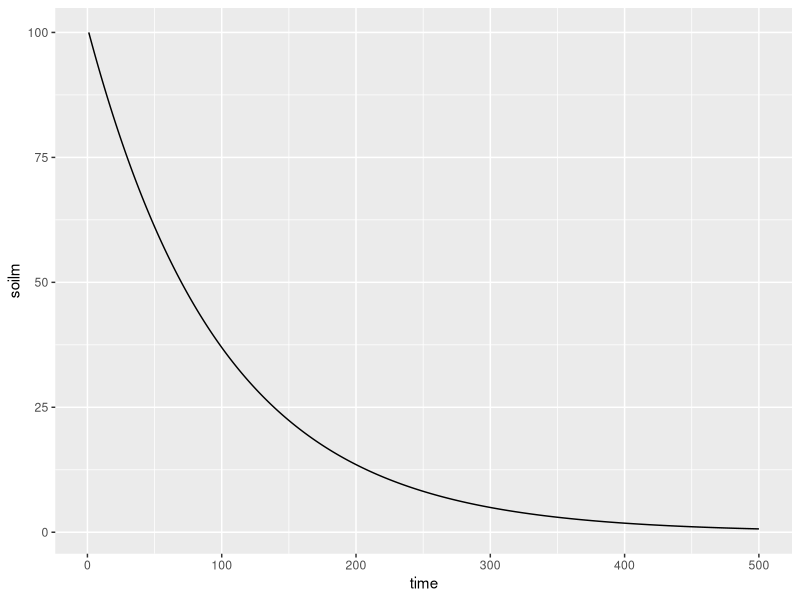
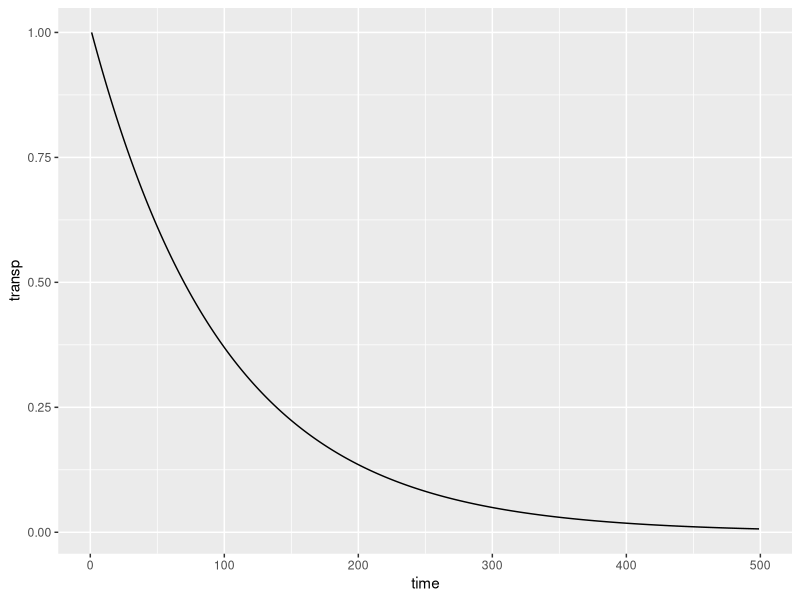
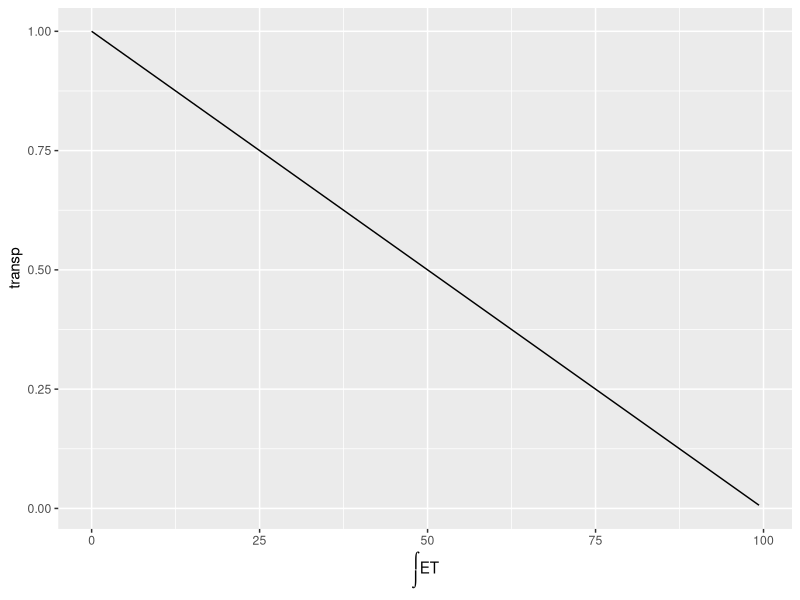
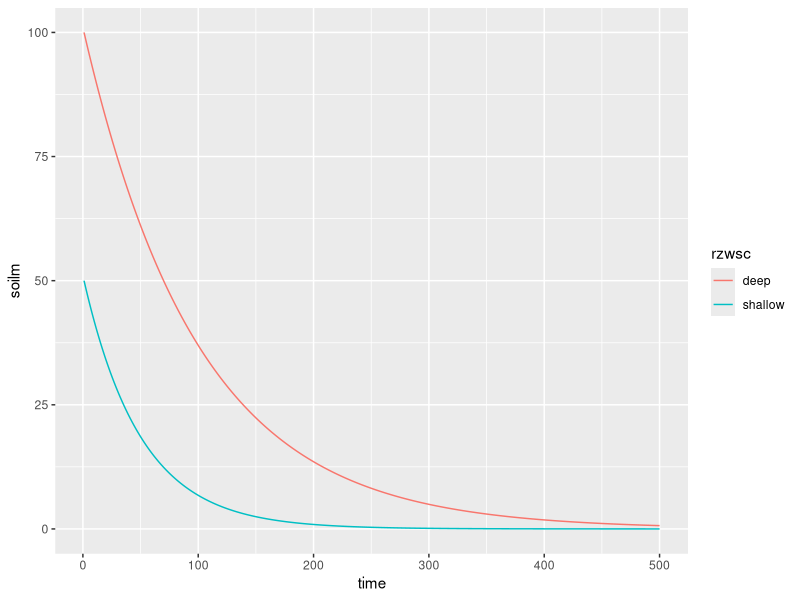
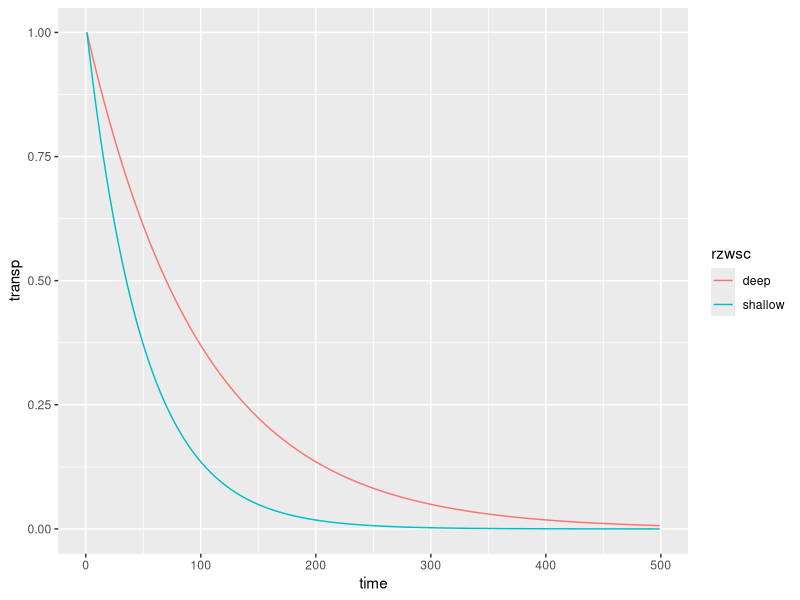
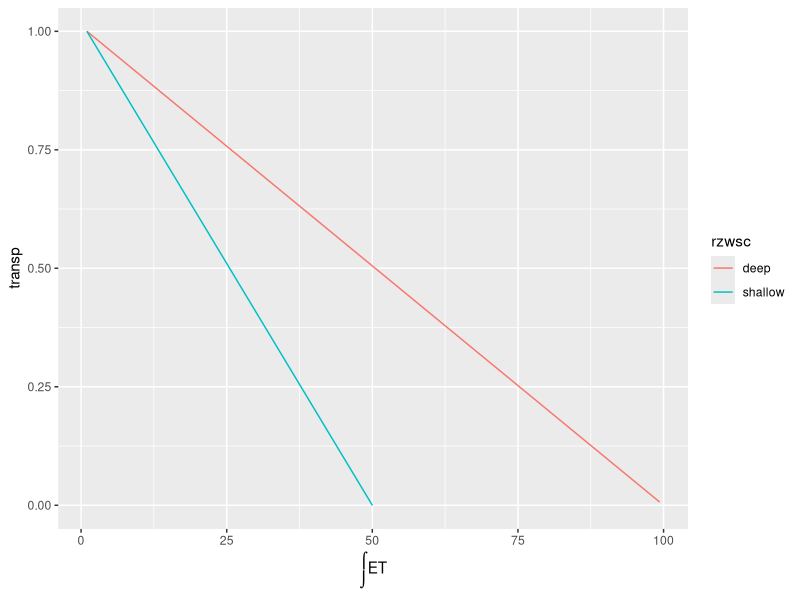
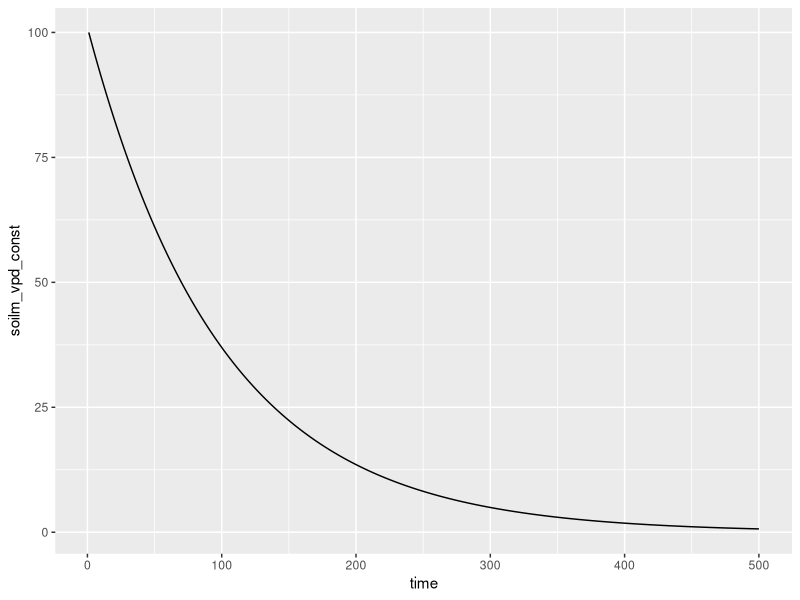
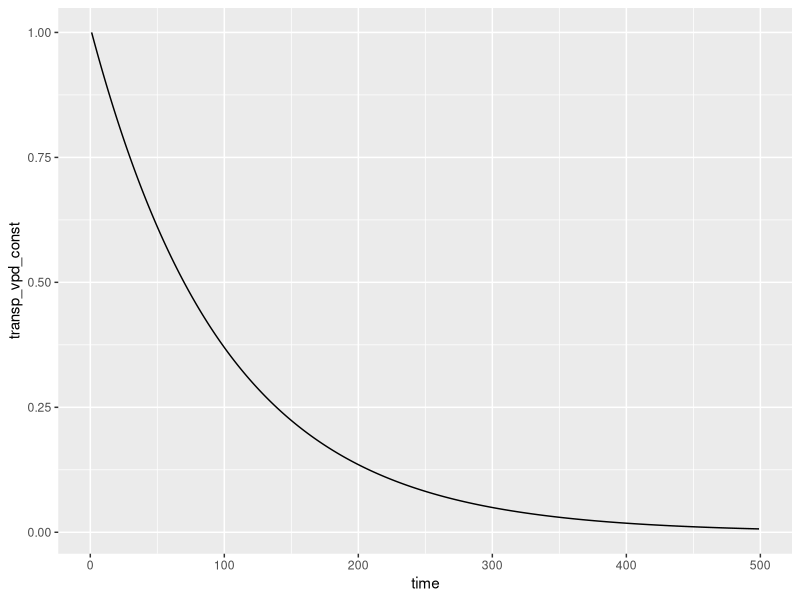

Write R code to recreate these figures, in order.
## ---- chunk 1
knitr::opts_chunk$set(echo = TRUE)
library(dplyr)
library(ggplot2)
library(tidyr)
## ---- chunk 2
s0 <- 100
alpha <- 1
ntsteps <- 500
s_t <- rep(NA, ntsteps)
t_t <- rep(NA, ntsteps)
s_t[1] <- s0 

for (idx in 1:(ntsteps-1)){
  t_t[idx] <- alpha * s_t[idx] / s0
  s_t[idx + 1] <- s_t[idx] - t_t[idx]
}

df_lin <- tibble( time = 1:ntsteps, soilm = s_t, transp = t_t ) 

df_lin %>% 
  ggplot(aes(time, soilm)) + 
  geom_line()

df_lin %>% 
  tidyr::drop_na() %>% 
  ggplot(aes(time, transp)) + 
  geom_line()

df_lin %>% 
  tidyr::drop_na() %>% 
  ggplot(aes(100-soilm, transp)) + 
  labs(x=expression(integral(ET))) +
  geom_line()
## ---- chunk 3
s0 <- 50
s_t[1] <- s0 
for (idx in 1:(ntsteps-1)){
  t_t[idx] <- alpha * s_t[idx] / s0
  s_t[idx + 1] <- s_t[idx] - t_t[idx]
}


df_lin_deep <- df_lin %>% 
  mutate(rzwsc = "deep", cwd = cumsum(transp))

df_lin_shallow <- tibble(time = 1:ntsteps, soilm= s_t, transp = t_t) %>% 
  mutate(rzwsc = "shallow", cwd = cumsum(transp))

df_lin <- bind_rows(df_lin_deep, df_lin_shallow)

df_lin %>% 
  ggplot(aes(x = time, y = soilm, color = rzwsc)) + 
  geom_line()

df_lin %>% 
  tidyr::drop_na() %>% 
  ggplot(aes(time, transp, color = rzwsc)) + 
  geom_line()

df_lin %>%
  tidyr::drop_na() %>% 
  ggplot(aes(x = cwd, y = transp, color = rzwsc)) +
  labs(x=expression(integral(ET))) +
  geom_line()
## ---- chunk 4
s0 <- 100
beta <- 1e-5
ntsteps <- 500
d_t <- rep(1000, ntsteps)
s_t <- rep(NA, ntsteps)
t_t <- rep(NA, ntsteps)
s_t[1] <- s0
for (idx in 1:(ntsteps-1)){
  t_t[idx] <- beta * s_t[idx] * d_t[idx]
  s_t[idx + 1] <- s_t[idx] - t_t[idx]
}
df_vpd <- tibble( time = 1:ntsteps, soilm_vpd_const = s_t, transp_vpd_const = t_t ) 
df_vpd %>% 
  ggplot(aes(time, soilm_vpd_const)) + 
  geom_line()

df_vpd %>% 
  tidyr::drop_na() %>% 
  ggplot(aes(time, transp_vpd_const)) + 
  geom_line()
## ---- chunk 5
s0 <- 100
beta <- 1e-5
ntsteps <- 500
d_t <- rep(NA, ntsteps)
d_t[1] <- 1000
d_t[ntsteps] <- 4000
d_t <- approx(1:ntsteps, d_t, xout=1:ntsteps)$y
s_t <- rep(NA, ntsteps)
t_t <- rep(NA, ntsteps)
s_t[1] <- s0
for (idx in 1:(ntsteps-1)){
  t_t[idx] <- beta * s_t[idx] * d_t[idx]
  s_t[idx + 1] <- s_t[idx] - t_t[idx]
}
df_vpd <- tibble( time = 1:ntsteps, soilm_vpd_lin = s_t, transp_vpd_lin = t_t ) %>% left_join(df_vpd, by="time")
df_vpd %>% 
  ggplot(aes(time)) + 
  geom_line(aes(y=soilm_vpd_const, color="soilm_vpd_const"), linetype="dashed") +
  geom_line(aes(y=soilm_vpd_lin, color="soilm_vpd_lin"))

df_vpd %>% 
  ggplot(aes(time)) + 
  geom_line(aes(y=transp_vpd_const, color="transp_vpd_const"), linetype="dashed") +
  geom_line(aes(y=transp_vpd_lin, color="transp_vpd_lin"))
## ---- chunk 6
sigm <- function(x){0.001/(1+exp(-(x/5-5)))}
df_sigm <- tibble(soilm=0:100) %>% 
  rowwise() %>% 
  mutate(gs = sigm(soilm))
df_sigm %>% 
  ggplot(aes(soilm, gs)) +
  geom_line()
## ---- chunk 7
beta <- 1e-5
ntsteps <- 500
d_t <- rep(1000, ntsteps)
s_t <- rep(NA, ntsteps)
t_t <- rep(NA, ntsteps)
s_t[1] <- s0
for (idx in 1:(ntsteps-1)){
  t_t[idx] <- sigm(s_t[idx]) * d_t[idx]
  s_t[idx + 1] <- s_t[idx] - t_t[idx]
}
df_vpd <- tibble( time = 1:ntsteps, soilm_vpd_const_sigm = s_t, transp_vpd_const_sigm = t_t ) %>% left_join(df_vpd, by="time")
df_vpd %>% 
  ggplot(aes(time)) + 
  geom_line(aes(y=soilm_vpd_const, color="soilm_vpd_const"), linetype="dashed") +
  geom_line(aes(y=soilm_vpd_const_sigm, color="soilm_vpd_const_sigm"))

df_vpd %>% 
  ggplot(aes(time)) + 
  geom_line(aes(y=transp_vpd_const, color="transp_vpd_const"), linetype="dashed") +
  geom_line(aes(y=transp_vpd_const_sigm, color="transp_vpd_const_sigm"))

df_vpd %>% 
  ggplot() + 
  geom_line(aes(x=100-soilm_vpd_const, y=transp_vpd_const, color="transp_vpd_const"), linetype="dashed") +
  geom_line(aes(x=100-soilm_vpd_const_sigm, y=transp_vpd_const_sigm, color="transp_vpd_const_sigm"))
## ---- chunk 8
beta <- 1e-5
ntsteps <- 500
d_t <- rep(NA, ntsteps)
d_t[1] <- 1000
d_t[ntsteps] <- 4000
d_t <- approx(1:ntsteps, d_t, xout=1:ntsteps)$y
s_t <- rep(NA, ntsteps)
t_t <- rep(NA, ntsteps)
s_t[1] <- s0
for (idx in 1:(ntsteps-1)){
  t_t[idx] <- sigm(s_t[idx]) * d_t[idx]
  s_t[idx + 1] <- s_t[idx] - t_t[idx]
}
df_vpd <- tibble( time = 1:ntsteps, soilm_vpd_lin_sigm = s_t, transp_vpd_lin_sigm = t_t ) %>% left_join(df_vpd, by="time")
df_vpd %>% 
  ggplot(aes(time)) + 
  geom_line(aes(y=soilm_vpd_const, color="soilm_vpd_const"), linetype="dashed") +
  geom_line(aes(y=soilm_vpd_lin_sigm, color="soilm_vpd_lin_sigm"))

df_vpd %>% 
  ggplot(aes(time)) + 
  geom_line(aes(y=transp_vpd_const, color="transp_vpd_const"), linetype="dashed") +
  geom_line(aes(y=transp_vpd_lin_sigm, color="transp_vpd_lin_sigm"))
